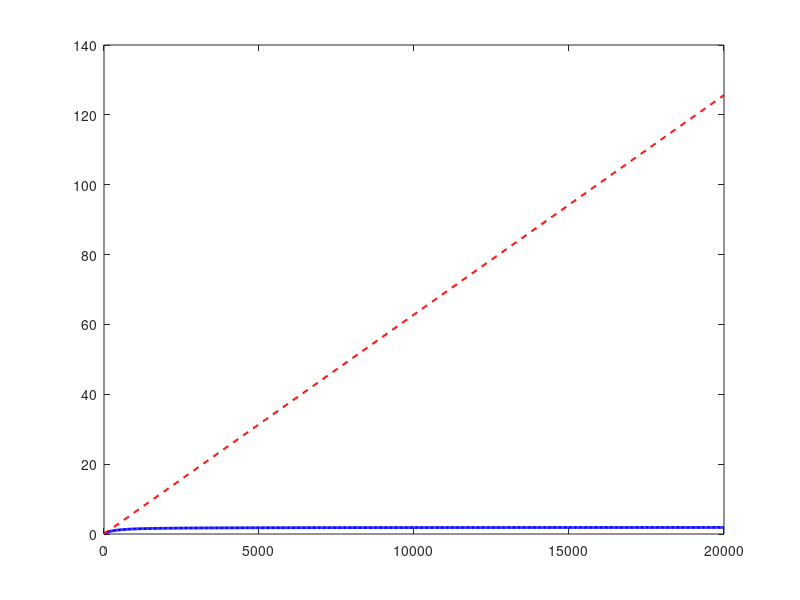

MATLAB code to generate this figure: (Note: this script raises an error after producing the figure.)
% mag_bearing.m
% Generate magnetic field using Frolich equation
% 
% This script implements the Frolich approximation for modeling
% magnetic saturation in a magnetic bearing system.
%
% Frolich equation: B = H / (a + b * |H|)
%   where a = 1/mu_init  (inverse of initial permeability)
%         b = 1/B_sat    (inverse of saturation flux density)
%
% The model transitions from linear (B ≈ mu_init * H) at low fields
% to saturation (B → B_sat) at high fields.

clear; clc; close all;

%% ==================== Parameters ====================
% Material: oriented silicon steel (取向硅钢片)
mu_0 = 4 * pi * 1e-7;          % Vacuum permeability [H/m]
mu_r_init = 5000;               % Relative initial permeability
mu_init = mu_r_init * mu_0;     % Absolute initial permeability [H/m]
B_sat = 1.9;                    % Saturation flux density [T]

% Frolich parameters
a = 1 / mu_init;                % [m/H]
b = 1 / B_sat;                  % [1/T]

% Bearing geometry
A_a = 1e-4;                     % Pole face effective area [m^2]
A_iron = 1.2e-4;                % Iron core cross-sectional area [m^2]
l_iron = 0.15;                  % Iron core magnetic path length [m]
N_coil = 200;                   % Number of coil turns
alpha = 30 * pi / 180;          % Pole angle from vertical [rad]
x_0 = 0.5e-3;                   % Nominal air gap [m]

% Operating range
H_max = 20000;                  % Max magnetic field strength [A/m]
H_points = 500;                 % Number of evaluation points

%% ==================== Frolich Magnetization Curve ====================
H = linspace(0, H_max, H_points)';
B_frolich = H ./ (a + b * H);

% Linear approximation (for comparison)
B_linear = mu_init * H;

% Display parameters
fprintf('=== Frolich Model Parameters ===\n');
fprintf('a = 1/mu_init = %.4f [m/H]\n', a);
fprintf('b = 1/B_sat   = %.4f [1/T]\n', b);
fprintf('mu_init = %.4f [H/m] (mu_r = %d)\n', mu_init, mu_r_init);
fprintf('B_sat   = %.2f [T]\n', B_sat);
fprintf('\n');

% Verification points
test_H = [100, 1000, 10000]';
test_B = test_H ./ (a + b * test_H);
fprintf('Verification points:\n');
fprintf('  H = %6d A/m  ->  B = %.4f T\n', [test_H, test_B]');
fprintf('  H -> inf      ->  B = %.4f T (saturation limit)\n', 1/b);

%% ==================== Plot Magnetization Curve ====================
figure('Position', [100, 100, 800, 500]);
plot(H, B_frolich, 'b-', 'LineWidth', 2); hold on;
plot(H, B_linear, 'r--', 'LineWidth', 1.5);
yline(B_sat, 'k:', 'LineWidth', 1);
xlabel('Magnetic Field Strength H [A/m]', 'FontSize', 12);
ylabel('Magnetic Flux Density B [T]', 'FontSize', 12);
title('Frolich Approximation of Magnetization Curve', 'FontSize', 14);
legend('Frolich model', 'Linear (no saturation)', ...
       sprintf('B_{sat} = %.2f T', B_sat), ...
       'Location', 'southeast', 'FontSize', 11);
grid on;
xlim([0, H_max]);
ylim([0, B_sat * 1.1]);

%% ==================== Magnetic Circuit Analysis ====================
% For a given current i, compute the flux Phi and electromagnetic force F
% using the full nonlinear magnetic circuit model:
%
%   H_iron * l_iron + 2*h * Phi / (mu_0 * A_a) = N * i
%
% where H_iron = a * (Phi/A_iron) / (1 - b * |Phi/A_iron|)

i_range = linspace(0, 10, 200);        % Coil current range [A]
h_range = [0.3e-3, 0.5e-3, 0.8e-3];   % Air gap values [m]

colors = {'r', 'b', 'g', 'k'};
figure('Position', [100, 100, 1000, 800]);

% --- Subplot 1: Flux vs Current ---
subplot(2, 2, 1);
for k = 1:length(h_range)
    h = h_range(k);
    Phi = zeros(size(i_range));
    for n = 1:length(i_range)
        i = i_range(n);
        % Solve nonlinear equation for Phi using fzero
        fun = @(phi) (a * l_iron * (phi / A_iron)) / (1 - b * abs(phi / A_iron)) ...
                      + (2 * h * phi) / (mu_0 * A_a) - N_coil * i;
        Phi(n) = fzero(fun, [0, B_sat * A_iron * 0.99]);
    end
    plot(i_range, Phi * 1e6, 'Color', colors{k}, 'LineWidth', 1.5); hold on;
end
xlabel('Current i [A]', 'FontSize', 12);
ylabel('Magnetic Flux \Phi [\muWb]', 'FontSize', 12);
title('Flux vs Current (with saturation)', 'FontSize', 13);
legend(arrayfun(@(h) sprintf('h = %.2f mm', h*1e3), h_range, ...
       'UniformOutput', false), 'Location', 'southeast');
grid on;

% --- Subplot 2: Force vs Current ---
subplot(2, 2, 2);
for k = 1:length(h_range)
    h = h_range(k);
    F = zeros(size(i_range));
    for n = 1:length(i_range)
        i = i_range(n);
        fun = @(phi) (a * l_iron * (phi / A_iron)) / (1 - b * abs(phi / A_iron)) ...
                      + (2 * h * phi) / (mu_0 * A_a) - N_coil * i;
        phi_val = fzero(fun, [0, B_sat * A_iron * 0.99]);
        % Maxwell stress tensor: F = Phi^2 * cos(alpha) / (2 * mu_0 * A_a)
        F(n) = phi_val^2 * cos(alpha) / (2 * mu_0 * A_a);
    end
    plot(i_range, F, 'Color', colors{k}, 'LineWidth', 1.5); hold on;
end
xlabel('Current i [A]', 'FontSize', 12);
ylabel('Electromagnetic Force F [N]', 'FontSize', 12);
title('Force vs Current (with saturation)', 'FontSize', 13);
legend(arrayfun(@(h) sprintf('h = %.2f mm', h*1e3), h_range, ...
       'UniformOutput', false), 'Location', 'northwest');
grid on;

% --- Subplot 3: Force vs Air Gap ---
subplot(2, 2, 3);
i_fixed = [2, 5, 8];  % Fixed current values [A]
h_scan = linspace(0.2e-3, 1.0e-3, 100);
for k = 1:length(i_fixed)
    i = i_fixed(k);
    F = zeros(size(h_scan));
    for n = 1:length(h_scan)
        h = h_scan(n);
        fun = @(phi) (a * l_iron * (phi / A_iron)) / (1 - b * abs(phi / A_iron)) ...
                      + (2 * h * phi) / (mu_0 * A_a) - N_coil * i;
        phi_val = fzero(fun, [0, B_sat * A_iron * 0.99]);
        F(n) = phi_val^2 * cos(alpha) / (2 * mu_0 * A_a);
    end
    plot(h_scan * 1e3, F, 'Color', colors{k}, 'LineWidth', 1.5); hold on;
end
xlabel('Air Gap h [mm]', 'FontSize', 12);
ylabel('Electromagnetic Force F [N]', 'FontSize', 12);
title('Force vs Air Gap (with saturation)', 'FontSize', 13);
legend(arrayfun(@(i) sprintf('i = %d A', i), i_fixed, ...
       'UniformOutput', false), 'Location', 'northeast');
grid on;

% --- Subplot 4: Equivalent permeability vs H ---
subplot(2, 2, 4);
mu_equiv = B_frolich ./ H;  % Equivalent permeability mu = B/H
mu_r_equiv = mu_equiv / mu_0;
plot(H, mu_r_equiv, 'm-', 'LineWidth', 2);
xlabel('Magnetic Field Strength H [A/m]', 'FontSize', 12);
ylabel('Relative Permeability \mu_r', 'FontSize', 12);
title('Equivalent Permeability vs H', 'FontSize', 13);
grid on;
xlim([0, H_max]);
ylim([0, mu_r_init * 1.1]);
yline(mu_r_init, 'k--', sprintf('\\mu_{r,init} = %d', mu_r_init), ...
      'LabelHorizontalAlignment', 'left');

sgtitle('Magnetic Bearing Analysis with Frolich Saturation Model', ...
        'FontSize', 15, 'FontWeight', 'bold');

%% ==================== Differential Force (Push-Pull) ====================
% For a differential electromagnetic actuator (push-pull configuration):
%   F_net = F(i1, h1) - F(i2, h2)
%   where h1 = x_0 - x, h2 = x_0 + x
%   and typically i1 = i_bias + i_control, i2 = i_bias - i_control

i_bias = 3;                         % Bias current [A]
i_ctrl = linspace(-3, 3, 100);      % Control current range [A]
x_disp = [0, 0.1e-3, 0.2e-3, 0.4e-3];      % Rotor displacement [m]

figure('Position', [100, 100, 800, 500]);
for k = 1:length(x_disp)
    x = x_disp(k);
    h1 = x_0 - x;
    h2 = x_0 + x;
    F_net = zeros(size(i_ctrl));
    for n = 1:length(i_ctrl)
        i1 = i_bias + i_ctrl(n);
        i2 = i_bias - i_ctrl(n);
        
        % Force from upper electromagnet
        fun1 = @(phi) (a * l_iron * (phi / A_iron)) / (1 - b * abs(phi / A_iron)) ...
                       + (2 * h1 * phi) / (mu_0 * A_a) - N_coil * i1;
        if i1 > 0
            phi1 = fzero(fun1, [0, B_sat * A_iron * 0.99]);
        else
            phi1 = 0;
        end
        F1 = phi1^2 * cos(alpha) / (2 * mu_0 * A_a);
        
        % Force from lower electromagnet
        fun2 = @(phi) (a * l_iron * (phi / A_iron)) / (1 - b * abs(phi / A_iron)) ...
                       + (2 * h2 * phi) / (mu_0 * A_a) - N_coil * i2;
        if i2 > 0
            phi2 = fzero(fun2, [0, B_sat * A_iron * 0.99]);
        else
            phi2 = 0;
        end
        F2 = phi2^2 * cos(alpha) / (2 * mu_0 * A_a);
        
        F_net(n) = F1 - F2;
    end
    plot(i_ctrl, F_net, 'Color', colors{k}, 'LineWidth', 1.5); hold on;
end
xlabel('Control Current i_{ctrl} [A]', 'FontSize', 12);
ylabel('Net Force F_{net} [N]', 'FontSize', 12);
title('Differential Actuator Force (Push-Pull)', 'FontSize', 14);
legend(arrayfun(@(x) sprintf('x = %.2f mm', x*1e3), x_disp, ...
       'UniformOutput', false), 'Location', 'northwest');
grid on;

fprintf('\n=== Differential Actuator ===\n');
fprintf('Bias current: i_bias = %.1f A\n', i_bias);
fprintf('Nominal air gap: x_0 = %.2f mm\n', x_0 * 1e3);
fprintf('Force-displacement stiffness at zero: nonlinear (saturation-dependent)\n');
